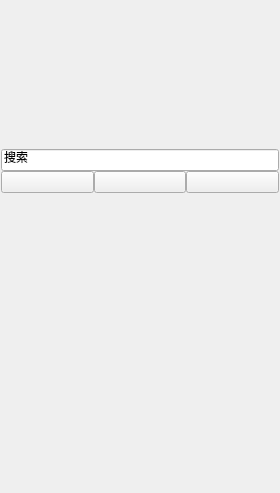
<?xml version="1.0" encoding="UTF-8"?>
<ui version="4.0">
 <class>SlideWindow</class>
 <widget class="QMainWindow" name="SlideWindow">
  <property name="geometry">
   <rect>
    <x>0</x>
    <y>0</y>
    <width>280</width>
    <height>493</height>
   </rect>
  </property>
  <property name="minimumSize">
   <size>
    <width>280</width>
    <height>0</height>
   </size>
  </property>
  <property name="windowTitle">
   <string>MainWindow</string>
  </property>
  <property name="styleSheet">
   <string notr="true">/*定义全局滚动条样式*/
	
 QScrollBar:vertical {
     width: 10px;
	 border: 0px;
 }
 
  QScrollBar:vertical:hover {
	 background: rgb(221,225,228);
 }


 QScrollBar::handle:vertical {
    background: rgb(198,201,203);
    border-radius:5px;
 }


 QScrollBar::add-line:vertical {
     border: 0px;
     height: 0px;
 }

 QScrollBar::sub-line:vertical {
     border:0px;
     height: 0px;
 }

 QScrollBar::up-arrow:vertical, QScrollBar::down-arrow:vertical {
     border: 0px;
	 
 }

 QScrollBar::add-page:vertical{
	border-top-left-radius:5px;
	border-top-right-radius:5px;
 }

QScrollBar::sub-page:vertical {
	border-bottom-left-radius:5px;
	border-bottom-right-radius:5px;
 }

 QScrollBar::add-page:vertical:hover, QScrollBar::sub-page:vertical:hover {
	background: rgb(221,225,228);
 }

/********************************/
 
 QScrollBar:horizontal {
     border: 0px;
     height: 10px;
 }


 QScrollBar::handle:horizontal {
     background: rgba(69,124,216,150);
      
 }

 
 QScrollBar::add-line:horizontal {
     border: 0px;
     width: 0px;
 }

 QScrollBar::sub-line:horizontal {
     border:0px;
     width: 0px;
 }
 QScrollBar::up-arrow:horizontal, QScrollBar::down-arrow:horizontal {
     border: 0px;
 }

 QScrollBar::add-page:horizontal, QScrollBar::sub-page:horizontal {
     background: rgba(0,0,0,0);
 }


 
/*滚动条样式定义结束*/


</string>
  </property>
  <widget class="QWidget" name="centralwidget">
   <property name="focusPolicy">
    <enum>Qt::NoFocus</enum>
   </property>
   <property name="styleSheet">
    <string notr="true">*{
	font: 9pt &quot;微软雅黑&quot;;
}


#centralwidget{
	border:1px solid rgb(168, 168, 168);
	background-color: rgb(85, 170, 0);

}

#main_top{
	background-color: rgb(22, 154, 218);
}

#search{
	padding:6px;
	border:none;
	background-color: rgba(0,0,0,60);
	color:#fff;	
	background-image: url(:/sys/search.png);
	background-repeat:no;
	background-position:right center;
	background-origin: content;
}

#search:focus{
	background-color: #fff;
	color: #000;
	border-bottom:1px solid #ccc;
}


#main_center,
#center_stack&gt;QWidget{
	background-color: rgb(241, 249, 254);
}

#center_nav{
	min-height:38px;
	
	border-bottom:1px solid rgb(211, 225, 226);
}

#center_nav QPushButton{
	border:none;
	background-repeat:none;
	background-image: url(:/sys/p_gray.png);
	background-position:center;
	height:38px;

}

#center_nav QPushButton:hover{
	
	background-image: url(:/sys/p_blue.png);
}


#main_bottom{
	
	border-top:1px solid rgb(169, 217, 241);
	background-color: rgb(203, 233, 247);
}
</string>
   </property>
   <layout class="QVBoxLayout" name="verticalLayout" stretch="0,1,0">
    <property name="spacing">
     <number>0</number>
    </property>
    <property name="leftMargin">
     <number>1</number>
    </property>
    <property name="topMargin">
     <number>1</number>
    </property>
    <property name="rightMargin">
     <number>1</number>
    </property>
    <property name="bottomMargin">
     <number>1</number>
    </property>
    <item>
     <widget class="QWidget" name="main_top" native="true">
      <property name="minimumSize">
       <size>
        <width>0</width>
        <height>170</height>
       </size>
      </property>
      <property name="maximumSize">
       <size>
        <width>16777215</width>
        <height>170</height>
       </size>
      </property>
      <layout class="QVBoxLayout" name="verticalLayout_6">
       <property name="spacing">
        <number>0</number>
       </property>
       <property name="leftMargin">
        <number>0</number>
       </property>
       <property name="topMargin">
        <number>0</number>
       </property>
       <property name="rightMargin">
        <number>0</number>
       </property>
       <property name="bottomMargin">
        <number>0</number>
       </property>
       <item>
        <spacer name="verticalSpacer">
         <property name="orientation">
          <enum>Qt::Vertical</enum>
         </property>
         <property name="sizeHint" stdset="0">
          <size>
           <width>20</width>
           <height>136</height>
          </size>
         </property>
        </spacer>
       </item>
       <item>
        <widget class="QLineEdit" name="search">
         <property name="text">
          <string>搜索</string>
         </property>
        </widget>
       </item>
      </layout>
     </widget>
    </item>
    <item>
     <widget class="QWidget" name="main_center" native="true">
      <layout class="QVBoxLayout" name="verticalLayout_2">
       <property name="spacing">
        <number>0</number>
       </property>
       <property name="leftMargin">
        <number>0</number>
       </property>
       <property name="topMargin">
        <number>0</number>
       </property>
       <property name="rightMargin">
        <number>0</number>
       </property>
       <property name="bottomMargin">
        <number>0</number>
       </property>
       <item>
        <widget class="QWidget" name="center_nav" native="true">
         <layout class="QHBoxLayout" name="horizontalLayout">
          <property name="spacing">
           <number>0</number>
          </property>
          <property name="leftMargin">
           <number>0</number>
          </property>
          <property name="topMargin">
           <number>0</number>
          </property>
          <property name="rightMargin">
           <number>0</number>
          </property>
          <property name="bottomMargin">
           <number>0</number>
          </property>
          <item>
           <widget class="QPushButton" name="pushButton">
            <property name="text">
             <string/>
            </property>
           </widget>
          </item>
          <item>
           <widget class="QPushButton" name="pushButton_2">
            <property name="text">
             <string/>
            </property>
           </widget>
          </item>
          <item>
           <widget class="QPushButton" name="pushButton_3">
            <property name="text">
             <string/>
            </property>
           </widget>
          </item>
         </layout>
        </widget>
       </item>
       <item>
        <widget class="QStackedWidget" name="center_stack">
         <property name="currentIndex">
          <number>0</number>
         </property>
         <widget class="QWidget" name="page">
          <layout class="QVBoxLayout" name="verticalLayout_3">
           <property name="spacing">
            <number>0</number>
           </property>
           <property name="leftMargin">
            <number>0</number>
           </property>
           <property name="topMargin">
            <number>0</number>
           </property>
           <property name="rightMargin">
            <number>0</number>
           </property>
           <property name="bottomMargin">
            <number>0</number>
           </property>
          </layout>
         </widget>
         <widget class="QWidget" name="page_3">
          <layout class="QVBoxLayout" name="verticalLayout_4">
           <item>
            <widget class="QPushButton" name="pushButton_5">
             <property name="text">
              <string>PushButton</string>
             </property>
            </widget>
           </item>
          </layout>
         </widget>
         <widget class="QWidget" name="page_2">
          <layout class="QVBoxLayout" name="verticalLayout_5">
           <item>
            <widget class="QPushButton" name="pushButton_6">
             <property name="text">
              <string>PushButton</string>
             </property>
            </widget>
           </item>
          </layout>
         </widget>
        </widget>
       </item>
      </layout>
     </widget>
    </item>
    <item>
     <widget class="QWidget" name="main_bottom" native="true">
      <property name="minimumSize">
       <size>
        <width>0</width>
        <height>60</height>
       </size>
      </property>
      <property name="maximumSize">
       <size>
        <width>16777215</width>
        <height>60</height>
       </size>
      </property>
     </widget>
    </item>
   </layout>
  </widget>
 </widget>
 <resources/>
 <connections/>
</ui>
